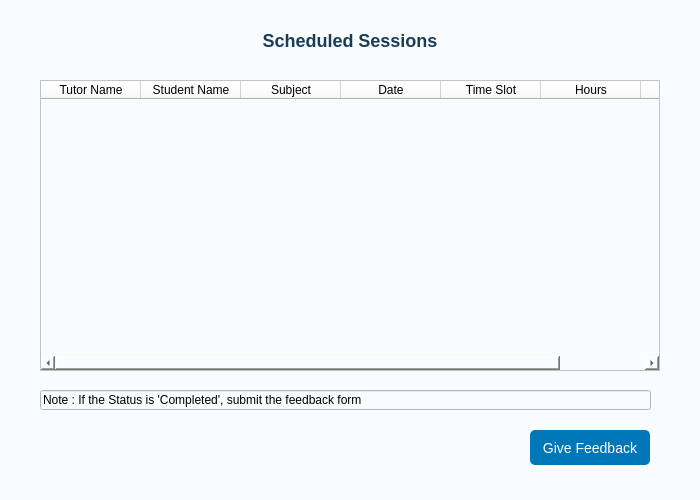
<?xml version="1.0" encoding="UTF-8"?>
<ui version="4.0">
 <class>SessionWindow</class>
 <widget class="QWidget" name="SessionWindow">
  <property name="geometry">
   <rect>
    <x>0</x>
    <y>0</y>
    <width>700</width>
    <height>500</height>
   </rect>
  </property>
  <property name="windowTitle">
   <string>Tutorify - Scheduled Sessions</string>
  </property>
  <property name="styleSheet">
   <string notr="true">background-color: #f9fcff;</string>
  </property>
  <widget class="QLabel" name="labelTitle">
   <property name="geometry">
    <rect>
     <x>20</x>
     <y>20</y>
     <width>660</width>
     <height>40</height>
    </rect>
   </property>
   <property name="styleSheet">
    <string notr="true">font-size: 18px; font-weight: bold; color: #1a3c57;</string>
   </property>
   <property name="text">
    <string>Scheduled Sessions</string>
   </property>
   <property name="alignment">
    <set>Qt::AlignCenter</set>
   </property>
  </widget>
  <widget class="QTableWidget" name="tableSessions">
   <property name="geometry">
    <rect>
     <x>40</x>
     <y>80</y>
     <width>620</width>
     <height>291</height>
    </rect>
   </property>
   <property name="font">
    <font>
     <pointsize>10</pointsize>
    </font>
   </property>
   <column>
    <property name="text">
     <string>Tutor Name</string>
    </property>
   </column>
   <column>
    <property name="text">
     <string>Student Name</string>
    </property>
   </column>
   <column>
    <property name="text">
     <string>Subject</string>
    </property>
   </column>
   <column>
    <property name="text">
     <string>Date</string>
    </property>
   </column>
   <column>
    <property name="text">
     <string>Time Slot</string>
    </property>
   </column>
   <column>
    <property name="text">
     <string>Hours</string>
    </property>
   </column>
   <column>
    <property name="text">
     <string>Status</string>
    </property>
   </column>
  </widget>
  <widget class="QPushButton" name="btnViewResults_2">
   <property name="geometry">
    <rect>
     <x>530</x>
     <y>430</y>
     <width>120</width>
     <height>35</height>
    </rect>
   </property>
   <property name="styleSheet">
    <string notr="true">background-color: #0077b6; color: white; border-radius: 5px; font-size: 14px;</string>
   </property>
   <property name="text">
    <string>Give Feedback</string>
   </property>
  </widget>
  <widget class="QLineEdit" name="lineEdit">
   <property name="geometry">
    <rect>
     <x>40</x>
     <y>390</y>
     <width>611</width>
     <height>20</height>
    </rect>
   </property>
   <property name="text">
    <string>Note : If the Status is 'Completed', submit the feedback form </string>
   </property>
  </widget>
 </widget>
 <resources/>
 <connections/>
</ui>
